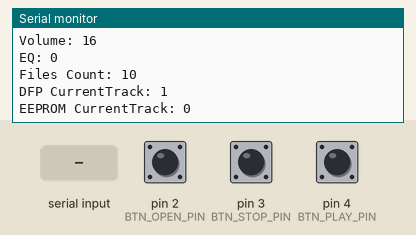
A sketch run on a simulated Arduino Uno, built with avr-gcc and run on an emulated ATmega328P. On the bench: the last lines printed to the serial monitor. The inputs (shaded band) are chosen by the test bench; at power-on: pin 2 (BTN_OPEN_PIN) HIGH, pin 3 (BTN_STOP_PIN) HIGH, pin 4 (BTN_PLAY_PIN) HIGH. EEPROM starts erased; the audio player accepts every command and is not drawn.

Above: at 2.0 s.
2.1 s: pin 2 (BTN_OPEN_PIN) pulled LOW for 0.15 s
At 3.4 s:
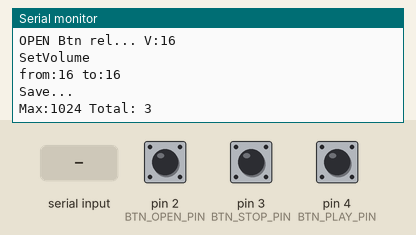
3.7 s: pin 3 (BTN_STOP_PIN) pulled LOW for 0.15 s
At 5.0 s:
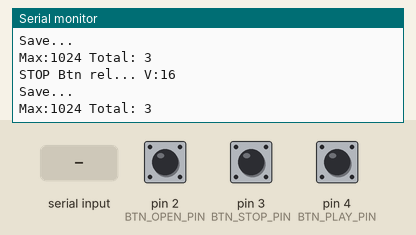
5.3 s: pin 4 (BTN_PLAY_PIN) pulled LOW for 0.15 s
At 6.4 s:
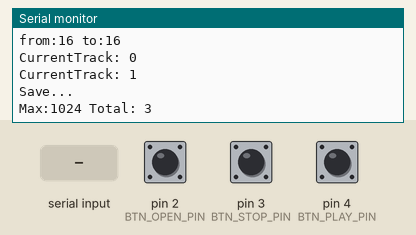
7.0 s: "90,45\n" received over Serial
At 8.6 s:
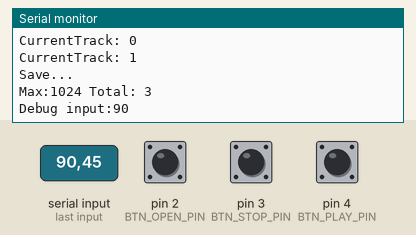
9.5 s: "1\n" received over Serial
At 11.0 s:
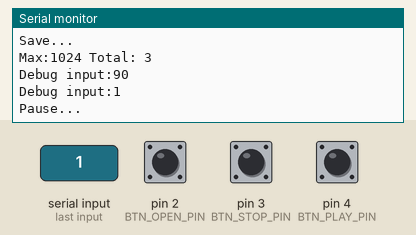
12.0 s: "2\n" received over Serial
At 14.1 s:
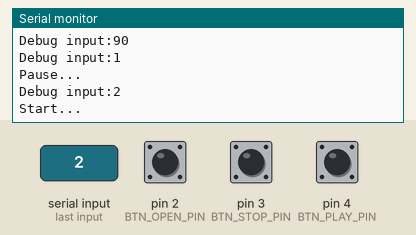

The sketch:

MP3_MusicBox.ino
```cpp
/***************************************************
DFPlayer - A Mini MP3 Player For Arduino
 <https://www.dfrobot.com/product-1121.html>

 ***************************************************
 This example shows the basic function of library for DFPlayer.

 Created 2023-12-26

 ****************************************************/

#define VER 1.1
#define ENABLE_TRACE
#define ENABLE_INFO_MAIN
#define ENABLE_TRACE_MAIN
#define ENABLE_DFP_TRACE

#include "Arduino.h"
#include <EEPROM.h>
#include <ezButton.h>
#include "SoftwareSerial.h"
#include "DFRobotDFPlayerMini.h"

#ifdef ENABLE_INFO_MAIN
#define INFO(...) SS_TRACE(__VA_ARGS__)
#else
#define INFO(...) {}
#endif

#ifdef ENABLE_TRACE_MAIN
#define TRACE(...) SS_TRACE(__VA_ARGS__)
#else
#define TRACE(...) {}
#endif

#ifdef ENABLE_DFP_TRACE
#define DFP_TRACE(...) SS_TRACE(__VA_ARGS__)
#else
#define DFP_TRACE(...) {}
#endif

#include "DEBUGHelper.h"
//DebounceTime
#define DEBOUNCE_TIME 50

//EEPROM
#define EEPROM_SETTINGS_ADDR 0

SoftwareSerial mySoftwareSerial(10, 11); // RX, TX
DFRobotDFPlayerMini myDFPlayer;
void printDetail(uint8_t type, int value);

#define BTN_OPEN_PIN 2
ezButton openBtn(BTN_OPEN_PIN);
#define BTN_PLAY_PIN 4
ezButton playBtn(BTN_PLAY_PIN);
#define BTN_STOP_PIN 3
ezButton stopBtn(BTN_STOP_PIN);

struct Settings
{
  uint8_t CurrentVolume = 16;
  uint16_t CurrentTrack = 0;
  void Reset() { CurrentVolume = 16; CurrentTrack = 0; }
}settings;

bool IsDFOk = true;

void setup()
{
  //pinMode(10, INPUT_PULLUP);
  //pinMode(11, INPUT_PULLUP);

  mySoftwareSerial.begin(9600);
  while (!mySoftwareSerial);

  Serial.begin(9600);
  while (!Serial);

  openBtn.setDebounceTime(DEBOUNCE_TIME);
  playBtn.setDebounceTime(DEBOUNCE_TIME);
  stopBtn.setDebounceTime(DEBOUNCE_TIME);

  Serial.println();
  Serial.println(F("MP3 Music Box Started"));
  Serial.print("Flash Date: "); Serial.print(__DATE__); Serial.print(' '); Serial.print(__TIME__); Serial.print(' '); Serial.print("V:"); Serial.println(VER);
  DFP_TRACE(F("Initializing DFPlayer ... (May take 3~5 seconds)"));

  myDFPlayer.setTimeOut(1000);

  if (!myDFPlayer.begin(mySoftwareSerial, true, true)) {  //Use softwareSerial to communicate with mp3.
    DFP_TRACE(F("Unable to begin:"));
    DFP_TRACE(F("1.Please recheck the connection!"));
    DFP_TRACE(F("2.Please insert the SD card!"));

    IsDFOk = false;
    // while(true){
    //   delay(0); // Code to compatible with ESP8266 watch dog.
    // }
  }
  DFP_TRACE("DFPlayer Mini ", IsDFOk ? "online." : "offline.");

  LoadSettings();

  if(IsDFOk)
  {
    SetVolume(settings.CurrentVolume);
    myDFPlayer.enableLoop();
    myDFPlayer.enableLoopAll();
  }

  PrintStatusToSerial();
}

void loop()
{
  static unsigned long timer = millis();

  openBtn.loop();
  playBtn.loop();
  stopBtn.loop();

  if(openBtn.isPressed())
  {
    INFO("OPEN ", BUTTON_IS_PRESSED_MSG, " V:", IsDFOk ? myDFPlayer.readVolume() : -1);
    myDFPlayer.stop();
    //PrintStatusToSerial();
    if(IsDFOk)
    {
      settings.CurrentVolume = myDFPlayer.readVolume();
      SaveSettings();
    }
  }

  if(openBtn.isReleased())
  {
    INFO("OPEN ", BUTTON_IS_RELEASED_MSG, " V:", IsDFOk ? myDFPlayer.readVolume() : -1);

    if(IsDFOk)
      SetVolume(settings.CurrentVolume);

    myDFPlayer.start();
    //PrintStatusToSerial();
    if(IsDFOk)
    {
      settings.CurrentVolume = myDFPlayer.readVolume();
      SaveSettings();
    }
  }

  if(playBtn.isReleased())
  {
    INFO("PLAY ", BUTTON_IS_RELEASED_MSG, " V:", IsDFOk ? myDFPlayer.readVolume() : -1);

    if(IsDFOk)
      SetVolume(settings.CurrentVolume);

    INFO("CurrentTrack: ", settings.CurrentTrack);

    if(settings.CurrentTrack == 0)
    {
      settings.CurrentTrack = IsDFOk ? myDFPlayer.readCurrentFileNumber() : 1;
      myDFPlayer.start();
    }
    else
    {
      settings.CurrentTrack = 0;
      myDFPlayer.pause();
    }

    INFO("CurrentTrack: ", settings.CurrentTrack);

    //PrintStatusToSerial();
    if(IsDFOk)
    {
      settings.CurrentVolume = myDFPlayer.readVolume();
      SaveSettings();
    }
  }

  if(stopBtn.isReleased())
  {
    INFO("STOP ", BUTTON_IS_RELEASED_MSG, " V:", IsDFOk ? myDFPlayer.readVolume() : -1);
    myDFPlayer.stop();
    //PrintStatusToSerial();

    settings.CurrentTrack = 0;

    if(IsDFOk)
    {
      settings.CurrentVolume = myDFPlayer.readVolume();
      SaveSettings();
    }
  }

  if (myDFPlayer.available()) {
    printDetail(myDFPlayer.readType(), myDFPlayer.read()); //Print the detail message from DFPlayer to handle different errors and states.
  }

  if(Serial.available() > 0)
  {
    const auto debug = Serial.readString().toInt();
    TRACE("Debug input:", debug);
    switch(debug)
    {
      case 0:
        PrintStatusToSerial();
      break;
      case 1:
        TRACE("Pause...");
        myDFPlayer.pause();
      break;
      case 2:
        TRACE("Start...");
        myDFPlayer.start();
      break;
      case 3:
        myDFPlayer.volumeDown();
        TRACE("Volume Down...", myDFPlayer.readVolume());
      break;
      case 4:
        myDFPlayer.volumeUp();
        TRACE("Volume Up...", myDFPlayer.readVolume());
      break;
      case 5:
        SetVolume(5);
        TRACE("Volume 5...", myDFPlayer.readVolume());
      break;
      case 6:
        SetEQNext();
        TRACE("EQ Next...", myDFPlayer.readEQ());
      break;
    }
  }
}

//0~5 (0 - Normal, 1 - Pop, 2 - Rock, 3 - Jazz, 4 - Classic, 5 - Bass)
void SetEQNext()
{
  auto currentEQ = myDFPlayer.readEQ();
  currentEQ++;
  currentEQ = currentEQ > 5 ? 0 : currentEQ;
  myDFPlayer.EQ(currentEQ);
}

void SetVolume(const uint8_t &volume)
{
  DFP_TRACE("SetVolume");
  auto currentVolume = myDFPlayer.readVolume();
  DFP_TRACE("from:", currentVolume, " to:", volume);

  if(currentVolume == volume) return;

  bool up = currentVolume < volume;

  while(currentVolume != volume)
  {
    if(up) myDFPlayer.volumeUp();
    else myDFPlayer.volumeDown();
    currentVolume += up ? 1 : -1;

    delay(50);
  }

  DFP_TRACE("SetVolume", ":", myDFPlayer.readVolume());
}

void SaveSettings()
{
  INFO("Save...");

  TRACE("Max:", EEPROM.length(), " Total: ", sizeof(settings));

  EEPROM.put(EEPROM_SETTINGS_ADDR, settings);
}

void LoadSettings()
{
  INFO("Load...");

  EEPROM.get(EEPROM_SETTINGS_ADDR, settings);

  if(settings.CurrentVolume == 255)
  {
    settings.Reset();
  }
}

void PrintStatusToSerial()
{
  if(IsDFOk)
  {
    Serial.print("State: "); Serial.println(myDFPlayer.readState()); //read mp3 state
    Serial.print("Volume: "); Serial.println(myDFPlayer.readVolume()); //read current volume
    Serial.print("EQ: "); Serial.println(myDFPlayer.readEQ()); //read EQ setting
    Serial.print("Files Count: "); Serial.println(myDFPlayer.readFileCounts()); //read all file counts in SD card
    Serial.print("DFP CurrentTrack: ");Serial.println(myDFPlayer.readCurrentFileNumber()); //read current play file number
    Serial.print("EEPROM CurrentTrack: ");Serial.println(settings.CurrentTrack);
    //Serial.println(myDFPlayer.readFileCountsInFolder(3)); //read file counts in folder SD:/03
  }
}

void printDetail(uint8_t type, int value){
  switch (type) {
    case TimeOut:
      DFP_TRACE(F("Time Out!"));
      break;
    case WrongStack:
      DFP_TRACE(F("Stack Wrong!"));
      break;
    case DFPlayerCardInserted:
      DFP_TRACE(F("Card Inserted!"));
      if(IsDFOk)
        SetVolume(settings.CurrentVolume);
      PrintStatusToSerial();
      break;
    case DFPlayerCardRemoved:
      DFP_TRACE(F("Card Removed!"));
      //PrintStatusToSerial();
      break;
    case DFPlayerCardOnline:
      DFP_TRACE(F("Card Online!"));
      if(IsDFOk)
        SetVolume(settings.CurrentVolume);
      PrintStatusToSerial();
      break;
    case DFPlayerUSBInserted:
      DFP_TRACE("USB Inserted!");
      break;
    case DFPlayerUSBRemoved:
      DFP_TRACE("USB Removed!");
      break;
    case DFPlayerPlayFinished:
      DFP_TRACE(F("Number:"), value, " ", "Play Finished!");
      break;
    case DFPlayerFeedBack:
      DFP_TRACE(F("Number:"), value, " ", "Play Feedback!");
      break;
    case DFPlayerError:
      DFP_TRACE(F("DFPlayerError:"));
      switch (value) {
        case Busy:
          DFP_TRACE(F("Card not found"));
          break;
        case Sleeping:
          DFP_TRACE(F("Sleeping"));
          break;
        case SerialWrongStack:
          DFP_TRACE(F("Get Wrong Stack"));
          break;
        case CheckSumNotMatch:
          DFP_TRACE(F("Check Sum Not Match"));
          break;
        case FileIndexOut:
          DFP_TRACE(F("File Index Out of Bound"));
          break;
        case FileMismatch:
          DFP_TRACE(F("Cannot Find File"));
          break;
        case Advertise:
          DFP_TRACE(F("In Advertise"));
          break;
        default:
          break;
      }
      break;
    default:
      DFP_TRACE("Default: ", " type:", type, " value:", value);
      break;
  }
}
```

DEBUGHelper.h
```cpp
#pragma once
#ifndef DEBUG_HELPER_H
#define DEBUG_HELPER_H

#define BUTTON_IS_RELEASED_MSG "Btn rel..."
#define BUTTON_IS_PRESSED_MSG "Btn press..."
#define BUTTON_IS_LONGPRESSED_MSG "Btn LONG press..."

#ifdef ENABLE_TRACE
  #define SS_TRACE(...) { PrintArguments(__VA_ARGS__); }

  template<typename T>
  void PrintArguments(T arg) {
    Serial.println(arg);
  }

  template<typename T, typename... Args>
  void PrintArguments(T arg, Args... args) {
    Serial.print(arg);
    //Serial.print(" ");
    PrintArguments(args...);
  }

#else
  #define SS_TRACE(...) {}
#endif

#endif //DEBUG_HELPER_H
```

Measured:
- after the input at 2.1 s, the serial monitor: prints a new line after 0.05 s (image 1)
- after the input at 3.7 s, the serial monitor: prints a new line after 0.20 s (image 2)
- after the input at 5.3 s, the serial monitor: prints a new line after 0.20 s (image 3)
- after the input at 7.0 s, the serial monitor: prints a new line after 1.0 s (image 4)
- after the input at 9.5 s, the serial monitor: prints a new line after 1.0 s (image 5)
- after the input at 12.0 s, the serial monitor: prints a new line after 1.0 s (image 6)
